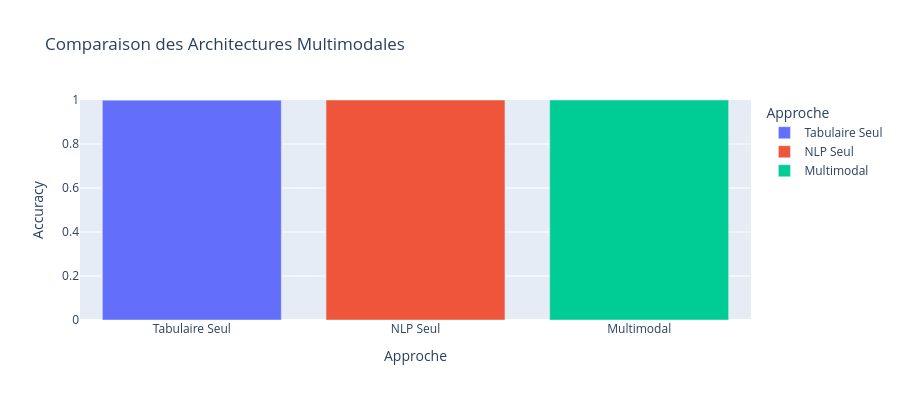

The code cell stored with this chart in its notebook:
### Code cell
df_compare = pd.DataFrame({
    'Approche': ['Tabulaire Seul', 'NLP Seul', 'Multimodal'],
    'Accuracy': [acc_num, acc_nlp, acc_multi]
})

fig_comp = px.bar(df_compare, x='Approche', y='Accuracy', color='Approche', title="Comparaison des Architectures Multimodales", height=400)
fig_comp.update_yaxes(range=[0, 1])
fig_comp.show()

### Figure 1 — Plotly figure (JSON) as saved in the notebook; plotly's stock layout.template omitted (floating-point values rounded to 4 significant figures)
{"data": [{"hovertemplate": "Approche=%{x}<br>Accuracy=%{y}<extra></extra>", "legendgroup": "Tabulaire Seul", "marker": {"color": "#636efa", "pattern": {"shape": ""}}, "name": "Tabulaire Seul", "orientation": "v", "showlegend": true, "textposition": "auto", "type": "bar", "x": ["Tabulaire Seul"], "xaxis": "x", "y": [0.9993], "yaxis": "y"}, {"hovertemplate": "Approche=%{x}<br>Accuracy=%{y}<extra></extra>", "legendgroup": "NLP Seul", "marker": {"color": "#EF553B", "pattern": {"shape": ""}}, "name": "NLP Seul", "orientation": "v", "showlegend": true, "textposition": "auto", "type": "bar", "x": ["NLP Seul"], "xaxis": "x", "y": [1.0], "yaxis": "y"}, {"hovertemplate": "Approche=%{x}<br>Accuracy=%{y}<extra></extra>", "legendgroup": "Multimodal", "marker": {"color": "#00cc96", "pattern": {"shape": ""}}, "name": "Multimodal", "orientation": "v", "showlegend": true, "textposition": "auto", "type": "bar", "x": ["Multimodal"], "xaxis": "x", "y": [1.0], "yaxis": "y"}], "layout": {"barmode": "relative", "height": 400, "legend": {"title": {"text": "Approche"}, "tracegroupgap": 0}, "title": {"text": "Comparaison des Architectures Multimodales"}, "xaxis": {"anchor": "y", "categoryarray": ["Tabulaire Seul", "NLP Seul", "Multimodal"], "categoryorder": "array", "domain": [0, 1], "title": {"text": "Approche"}}, "yaxis": {"anchor": "x", "domain": [0, 1], "range": [0, 1], "title": {"text": "Accuracy"}}}}
